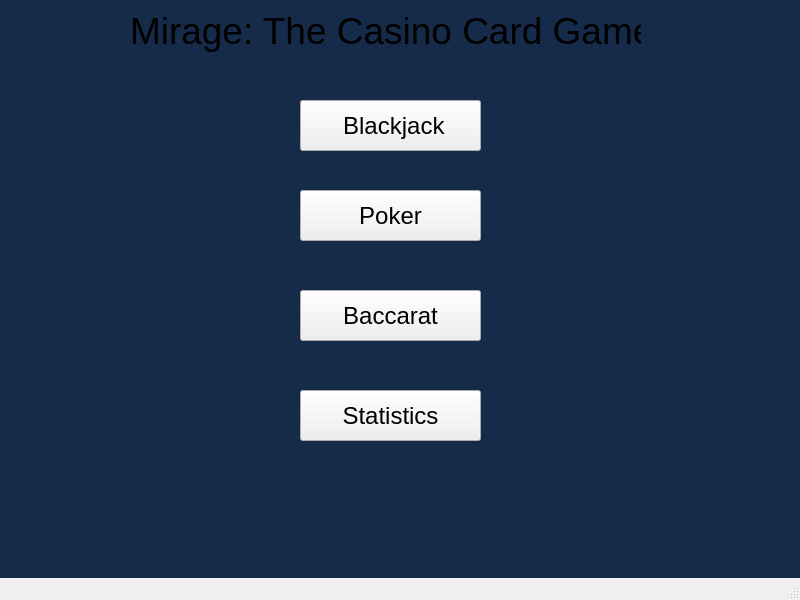
<?xml version="1.0" encoding="UTF-8"?>
<ui version="4.0">
 <class>MainWindow</class>
 <widget class="QMainWindow" name="MainWindow">
  <property name="geometry">
   <rect>
    <x>0</x>
    <y>0</y>
    <width>800</width>
    <height>600</height>
   </rect>
  </property>
  <property name="windowTitle">
   <string>MainWindow</string>
  </property>
  <widget class="QWidget" name="centralwidget">
   <property name="styleSheet">
    <string notr="true">QWidget#centralwidget {
    background-color: #162a4a;
}</string>
   </property>
   <widget class="QLabel" name="TitleLabel">
    <property name="geometry">
     <rect>
      <x>130</x>
      <y>0</y>
      <width>511</width>
      <height>61</height>
     </rect>
    </property>
    <property name="font">
     <font>
      <pointsize>28</pointsize>
     </font>
    </property>
    <property name="text">
     <string>Mirage: The Casino Card Game</string>
    </property>
   </widget>
   <widget class="QPushButton" name="playBlackjack">
    <property name="geometry">
     <rect>
      <x>300</x>
      <y>100</y>
      <width>181</width>
      <height>51</height>
     </rect>
    </property>
    <property name="font">
     <font>
      <pointsize>18</pointsize>
     </font>
    </property>
    <property name="styleSheet">
     <string notr="true">QWidget#centralwidget {
    background-color: #5c81bd;
}</string>
    </property>
    <property name="text">
     <string> Blackjack</string>
    </property>
   </widget>
   <widget class="QPushButton" name="playPoker">
    <property name="geometry">
     <rect>
      <x>300</x>
      <y>190</y>
      <width>181</width>
      <height>51</height>
     </rect>
    </property>
    <property name="font">
     <font>
      <pointsize>18</pointsize>
     </font>
    </property>
    <property name="styleSheet">
     <string notr="true">QWidget#centralwidget {
    background-color: #5c81bd;
}</string>
    </property>
    <property name="text">
     <string>Poker</string>
    </property>
   </widget>
   <widget class="QPushButton" name="playBaccarat">
    <property name="geometry">
     <rect>
      <x>300</x>
      <y>290</y>
      <width>181</width>
      <height>51</height>
     </rect>
    </property>
    <property name="font">
     <font>
      <pointsize>18</pointsize>
     </font>
    </property>
    <property name="styleSheet">
     <string notr="true">QWidget#centralwidget {
    background-color: #5c81bd;
}</string>
    </property>
    <property name="text">
     <string>Baccarat</string>
    </property>
   </widget>
   <widget class="QPushButton" name="viewStats">
    <property name="geometry">
     <rect>
      <x>300</x>
      <y>390</y>
      <width>181</width>
      <height>51</height>
     </rect>
    </property>
    <property name="font">
     <font>
      <pointsize>18</pointsize>
     </font>
    </property>
    <property name="styleSheet">
     <string notr="true">QWidget#centralwidget {
    background-color: #5c81bd;
}</string>
    </property>
    <property name="text">
     <string>Statistics</string>
    </property>
   </widget>
  </widget>
  <widget class="QMenuBar" name="menubar">
   <property name="geometry">
    <rect>
     <x>0</x>
     <y>0</y>
     <width>800</width>
     <height>33</height>
    </rect>
   </property>
  </widget>
  <widget class="QStatusBar" name="statusbar"/>
 </widget>
 <resources/>
 <connections/>
</ui>
